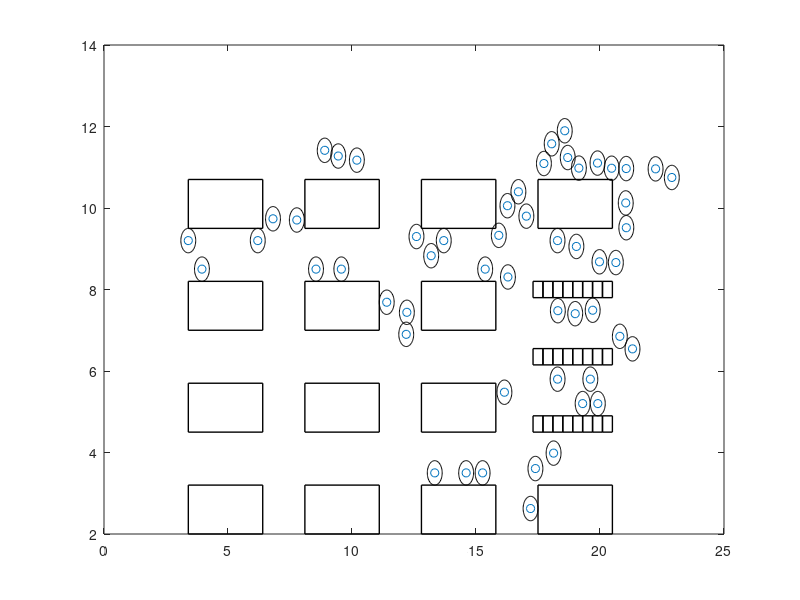

Write the MATLAB code that produced this figure. (Note: this script raises an error after producing the figure.)
clc
clear
close all

% The code is to simulate the dynamic of pedestrain using social force model.
% https://www.foxnews.com/us/new-york-apple-store-gunfire-triggers-panic-video-shows
% case reference: Apple Store case on 12 November 2016
% Author: Qiujia Liu
% Last edit on 6/24/2021.

%% SIMULATION PARAMETERS
% EVACUATION ENVIRONMENT
Lx=23;Ly=12.7;
Num_safe=2;% including 2 exits
gap_safe=2;
d_delta = 0.5;
SE=zeros(Num_safe,2);
SE(2,:)=[Lx,d_delta+gap_safe/2];
SE(1,:)=[Lx,Ly-d_delta-gap_safe/2];
Lx_o1=3;Ly_o1=1.2;
Num_o1=14;% inclusing 14 R obstacle 
Loc_o1=zeros(Num_o1,2);
for j=1:4
    for i=1:3
        Loc_o1(j*3+i-3,:)=[-1.5+i*(Lx_o1+1.7)+1.7,0.1+j*(Ly_o1+1.3)];
    end
end
Loc_o1(13,:)=[-1.5+4*(Lx_o1+1.7)+1.7,0.1+1*(Ly_o1+1.3)];
Loc_o1(14,:)=[-1.5+4*(Lx_o1+1.7)+1.7,0.1+4*(Ly_o1+1.3)];
x_u1=zeros(Num_o1,4);
y_u1=zeros(Num_o1,4);
for n =1:Num_o1
    x_u1(n,1)=Loc_o1(n,1)-Lx_o1/2;
    x_u1(n,2)=Loc_o1(n,1)+Lx_o1/2;
    x_u1(n,3)=x_u1(n,2);x_u1(n,4)=x_u1(n,1);
    y_u1(n,1)=Loc_o1(n,2)+Ly_o1/2;
    y_u1(n,4)=Loc_o1(n,2)-Ly_o1/2;
    y_u1(n,2)=y_u1(n,1);y_u1(n,3)=y_u1(n,4);
end
ro = 0.2;
Num_o2=24;% inclusing 24 F obstacle 
Loc_o2=zeros(Num_o2,2);
for j=1:3
    for i=1:8
        Loc_o2(j*8+i-8,:)=[15.4+i*2*ro+1.7,3.05+j*1.65];
    end
end
x_u2=zeros(Num_o2,4);
y_u2=zeros(Num_o2,4);
for n =1:Num_o2
    x_u2(n,1)=Loc_o2(n,1)-ro;
    x_u2(n,2)=Loc_o2(n,1)+ro;
    x_u2(n,3)=x_u2(n,2);x_u2(n,4)=x_u2(n,1);
    y_u2(n,1)=Loc_o2(n,2)+ro;
    y_u2(n,4)=Loc_o2(n,2)-ro;
    y_u2(n,2)=y_u2(n,1);y_u2(n,3)=y_u2(n,4);
end
%EVACUATION PEDESTRIAN
Num_p=54;
ri = 0.3.*ones(Num_p,1);
mi=80;
v_max=5; 
load('initial_pedes_co.mat','initial_pedes_co')
exit = [1	1   1 % Target exit: [ped_id,ped_index,exit:1-R/2-F]
2	2   1 
7	3   1 
9	4   1 
10	5   1 
12	6   1 
15	7   1 
16	8   1 
17	9   1 
21	10  1 
23	11  1 
25	12  1 
26	13  1 
31	14  1 
32	15  1 
33	16  1 
34	17  1 
40	18  1 
65	19  1 
68	20  1 
3	21  2 
4	22  2 
5	23  2 
6	24  2 
8	25  1 
11	26  1 
13	27  1 
14	28  1 
18	29  1 
19	30  1 
20	31  1 
22	32  1 
24	33  1 
27	34  1 
28	35  1 
29	36  1 
30	37  1 
35	38  1 
36	39  1 
37	40  1 
38	41  1 
39	42  1 
41	43  1 
42	44  1 
43	45  1 
44	46  1 
47	47  1 
48	48  1 
49	49  1 
50	50  1 
66	51  1 
67	52  1 
69	53  1 
70	54  1];

%% PARAMETERS IN GOVERNING EQUATION 
t_i=0.5;
Ai=2000;
Bi=0.08;
k=1.2E5;
kappa=2.4E5;

%% INITIALIZATION
Vel=zeros(Num_p,2);
Mar=zeros(Num_p,1);
Loc=initial_pedes_co(:,2:3);
Record=[zeros(Num_p,1),(1:Num_p)',zeros(Num_p,1),Loc]; % Time,id,v,x,y

%% SIMULATION STARTS
TimeStep=200000;
dt=0.001;
for steps=1:TimeStep
    % calculate the force applied on each person
    F2=zeros(Num_p,2);
    Vel_2=zeros(Num_p,2);
    F3=zeros(Num_p,2);
    F5=zeros(Num_p,2); 
    % calculate F2 to desired destination
    for i=1:Num_p
        if Mar(i)==1
            continue;
        end
        if Loc(i,2)>SE(exit(i,3),2)-gap_safe/2+ri(i) && Loc(i,2)<SE(exit(i,3),2)+gap_safe/2-ri(i)
            d_2=Lx-Loc(i,1);
            Vel_2(i,:)=[1,0];
        else
            d_2=sqrt(sum((SE(exit(i,3),:)-Loc(i,:)).^2));
            Vel_2(i,:)=(SE(exit(i,3),:)-Loc(i,:))/d_2;
        end
        F2(i,:)=mi*(v_max*Vel_2(i,:)-Vel(i,:))/t_i;
    end
    % calculate F3 & F5
    for i=1:Num_p
        if Mar(i)==1
            continue;
        end
        % calculate F3 to obstacle R
        % upper wall
        niw=[0,-1];
        tiw=[1,0];
        for n=1:Num_o1
            if Loc(i,1)<=Loc_o1(n,1)+Lx_o1/2+ri(i) && Loc(i,1)>=Loc_o1(n,1)-Lx_o1/2-ri(i) && Loc(i,2)<=Loc_o1(n,2)-Ly_o1/2
                diw=Loc_o1(n,2)-Ly_o1/2-Loc(i,2);
                if diw>ri(i)
                    F3(i,:)=F3(i,:)+Ai*exp((ri(i)-diw)/Bi)*niw;
                else
                    F3(i,:)=F3(i,:)+k*(ri(i)-diw)*niw+Ai*exp((ri(i)-diw)/Bi)*niw-kappa*(ri(i)-diw)*sum((Vel(i,:).*tiw))*tiw;
                end
            end
        end
        for n=1:Num_o2
            if Loc(i,1)<=Loc_o2(n,1)+ro+ri(i) && Loc(i,1)>=Loc_o2(n,1)-ro-ri(i) && Loc(i,2)<=Loc_o2(n,2)-ro
                diw=Loc_o2(n,2)-ro-Loc(i,2);
                if diw>ri(i)
                    F3(i,:)=F3(i,:)+Ai*exp((ri(i)-diw)/Bi)*niw;
                else
                    F3(i,:)=F3(i,:)+k*(ri(i)-diw)*niw+Ai*exp((ri(i)-diw)/Bi)*niw-kappa*(ri(i)-diw)*sum((Vel(i,:).*tiw))*tiw;
                end
            end
        end
        diw=Ly-Loc(i,2);
        if diw>ri(i)
            F3(i,:)=F3(i,:)+Ai*exp((ri(i)-diw)/Bi)*niw;
        else
            F3(i,:)=F3(i,:)+k*(ri(i)-diw)*niw+Ai*exp((ri(i)-diw)/Bi)*niw-kappa*(ri(i)-diw)*sum((Vel(i,:).*tiw))*tiw;
        end
        % lower wall
        niw=[0,1];
        tiw=[-1,0];
        for n=1:Num_o1
            if Loc(i,1)<=Loc_o1(n,1)+Lx_o1/2+ri(i) && Loc(i,1)>=Loc_o1(n,1)-Lx_o1/2-ri(i) && Loc(i,2)>=Loc_o1(n,2)+Ly_o1/2
                diw=Loc(i,2)-(Loc_o1(n,2)+Ly_o1/2);
                if diw>ri(i)
                    F3(i,:)=F3(i,:)+Ai*exp((ri(i)-diw)/Bi)*niw;
                else
                    F3(i,:)=F3(i,:)+k*(ri(i)-diw)*niw+Ai*exp((ri(i)-diw)/Bi)*niw-kappa*(ri(i)-diw)*sum((Vel(i,:).*tiw))*tiw;
                end
            end
        end
        for n=1:Num_o2
            if Loc(i,1)<=Loc_o2(n,1)+ro+ri(i) && Loc(i,1)>=Loc_o2(n,1)-ro-ri(i) && Loc(i,2)>=Loc_o2(n,2)+ro
                diw=Loc(i,2)-(Loc_o2(n,2)+ro);
                if diw>ri(i)
                    F3(i,:)=F3(i,:)+Ai*exp((ri(i)-diw)/Bi)*niw;
                else
                    F3(i,:)=F3(i,:)+k*(ri(i)-diw)*niw+Ai*exp((ri(i)-diw)/Bi)*niw-kappa*(ri(i)-diw)*sum((Vel(i,:).*tiw))*tiw;
                end
            end
        end
        diw=Loc(i,2);
        if diw>ri(i)
            F3(i,:)=F3(i,:)+Ai*exp((ri(i)-diw)/Bi)*niw;
        else
            F3(i,:)=F3(i,:)+k*(ri(i)-diw)*niw+Ai*exp((ri(i)-diw)/Bi)*niw-kappa*(ri(i)-diw)*sum((Vel(i,:).*tiw))*tiw;
        end 
        % left wall
        niw=[1,0];
        tiw=[0,1];
        for n=1:Num_o1
            if Loc(i,1)>=Loc_o1(n,1)+Lx_o1/2 && Loc(i,2)>=Loc_o1(n,2)-Ly_o1/2-ri(i) && Loc(i,2)<=Loc_o1(n,2)+Ly_o1/2+ri(i)
                diw=Loc(i,1)-(Loc_o1(n,1)+Lx_o1/2);
                if diw>ri(i)
                    F3(i,:)=F3(i,:)+Ai*exp((ri(i)-diw)/Bi)*niw;
                else
                    F3(i,:)=F3(i,:)+k*(ri(i)-diw)*niw+Ai*exp((ri(i)-diw)/Bi)*niw-kappa*(ri(i)-diw)*sum((Vel(i,:).*tiw))*tiw;
                end
            end
        end
        for n=1:Num_o2
            if Loc(i,2)<=Loc_o2(n,2)+ro+ri(i) && Loc(i,2)>=Loc_o2(n,2)-ro-ri(i) && Loc(i,1)>=Loc_o2(n,1)+ro
                diw=Loc(i,1)-(Loc_o2(n,1)+ro);
                if diw>ri(i)
                    F3(i,:)=F3(i,:)+Ai*exp((ri(i)-diw)/Bi)*niw;
                else
                    F3(i,:)=F3(i,:)+k*(ri(i)-diw)*niw+Ai*exp((ri(i)-diw)/Bi)*niw-kappa*(ri(i)-diw)*sum((Vel(i,:).*tiw))*tiw;
                end
            end
        end
        diw=Loc(i,1);
        if diw>ri(i)
            F3(i,:)=F3(i,:)+Ai*exp((ri(i)-diw)/Bi)*niw;
        else
            F3(i,:)=F3(i,:)+k*(ri(i)-diw)*niw+Ai*exp((ri(i)-diw)/Bi)*niw-kappa*(ri(i)-diw)*sum((Vel(i,:).*tiw))*tiw;
        end
        % right wall (in the gap area, there is not interaction)
        niw=[-1,0];
        tiw=[0,-1];
        for n=1:Num_o1
            if Loc(i,1)<=Loc_o1(n,1)-Lx_o1/2 && Loc(i,2)>=Loc_o1(n,2)-Ly_o1/2-ri(i) && Loc(i,2)<=Loc_o1(n,2)+Ly_o1/2+ri(i)
                diw=Loc_o1(n,1)-Lx_o1/2-Loc(i,1);
                if diw>ri(i)
                    F3(i,:)=F3(i,:)+Ai*exp((ri(i)-diw)/Bi)*niw;
                else
                    F3(i,:)=F3(i,:)+k*(ri(i)-diw)*niw+Ai*exp((ri(i)-diw)/Bi)*niw-kappa*(ri(i)-diw)*sum((Vel(i,:).*tiw))*tiw;
                end
            end
        end
        for n=1:Num_o2
            if Loc(i,2)<=Loc_o2(n,2)+ro+ri(i) && Loc(i,2)>=Loc_o2(n,2)-ro-ri(i) && Loc(i,1)<=Loc_o2(n,1)-ro
                diw=Loc_o2(n,1)-ro-Loc(i,1);
                if diw>ri(i)
                    F3(i,:)=F3(i,:)+Ai*exp((ri(i)-diw)/Bi)*niw;
                else
                    F3(i,:)=F3(i,:)+k*(ri(i)-diw)*niw+Ai*exp((ri(i)-diw)/Bi)*niw-kappa*(ri(i)-diw)*sum((Vel(i,:).*tiw))*tiw;
                end
            end
        end
        if (Loc(i,2)<SE(1,2)-gap_safe/2-ri(i) && Loc(i,2)>SE(2,2)+gap_safe/2+ri(i)) || Loc(i,2)>SE(1,2)+gap_safe/2+ri(i) || Loc(i,2)<SE(2,2)-gap_safe/2-ri(i)
            diw=Lx-Loc(i,1);
            if diw>ri(i)
                F3(i,:)=F3(i,:)+Ai*exp((ri(i)-diw)/Bi)*niw;
            else
                F3(i,:)=F3(i,:)+k*(ri(i)-diw)*niw+Ai*exp((ri(i)-diw)/Bi)*niw-kappa*(ri(i)-diw)*sum((Vel(i,:).*tiw))*tiw;
            end
        end
        % calculate F5 with crowd
        for j=1:Num_p
            if i==j||Mar(j)==1
                continue;
            end
            rij=ri(i)+ri(j);
            dij=sqrt(sum((Loc(i,:)-Loc(j,:)).^2));
            nij=(Loc(i,:)-Loc(j,:))/dij;
            tij=[-nij(1,2),nij(1,1)];
            if dij<rij
                F5(i,:)=F5(i,:)+k*(rij-dij)*nij+kappa*(rij-dij)*sum((Vel(j,:)-Vel(i,:)).*tij)*tij;
            end
        end
    end
    % advection by forward euler
    F=F2+F3+F5;
    Vel=Vel+F/mi*dt;
    Loc=Loc+Vel*dt;
    % mark the person who has escaped
    for i=1:Num_p
        if Loc(i,1)>Lx
            Mar(i)=1;
        end
    end
    % save the data
    Record_steps=[steps*dt*ones(Num_p,1),(1:Num_p)',sqrt(sum(Vel.^2, 2)),Loc];
    Record_steps(Mar==1,:)=[];
    Record=[Record;Record_steps];
    % simulation stops if everyone has escapes
    if min(Mar)==1
        break;
    end
    % plot figures
    disp(steps)
    plot(Loc(1:Num_p,1),Loc(1:Num_p,2),'o')
    hold on 
    for i=1:Num_p
        rectangle('Position',[Loc(i,1)-ri(i),Loc(i,2)-ri(i),2*ri(i),2*ri(i)],'Curvature',[1,1],'linewidth',0.5)
    end
    for m=1:Num_o1
        rectangle('Position',[x_u1(m,4),y_u1(m,4),Lx_o1,Ly_o1],'Curvature',[0,0],'EdgeColor','k','LineWidth',1)
    end
    for s=1:Num_o2
        rectangle('Position',[x_u2(s,4),y_u2(s,4),ro*2,ro*2],'Curvature',[0,0],'EdgeColor','k','LineWidth',1)
    end
    time = roundn(steps*dt,-1);
    legend(['Time =',num2str(time),'s'],'Location','NorthWest')
    axis([0,Lx,0,Ly])
    set(gca,'DataAspectRatio',[1 1 1])
    hold off
    pause(0.001)
end